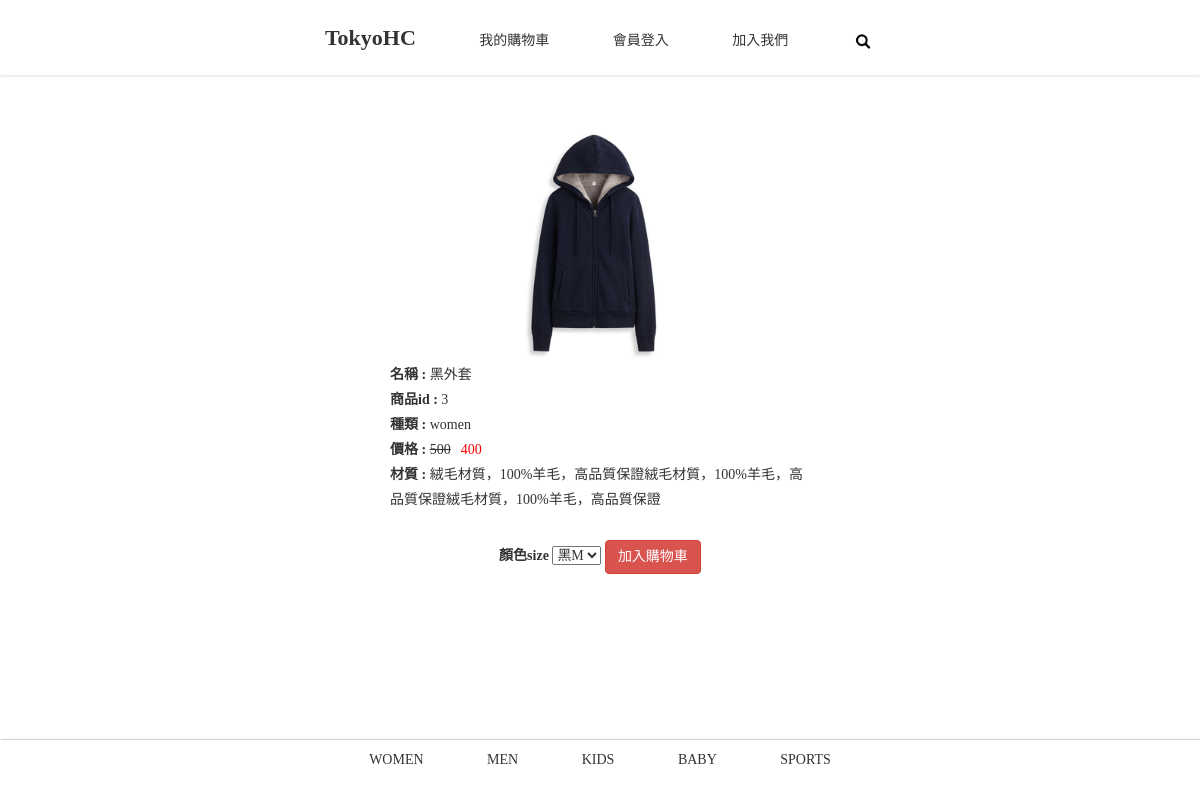
The app's page /commodity/itit/3 with its own data.
### tables this page shows
CREATE TABLE `commodity` (
  `commodity_id` int(11) NOT NULL,
  `cy_type` varchar(10) NOT NULL,
  `name` text NOT NULL,
  `file_name` varchar(100) NOT NULL,
  `discount` int(11) DEFAULT NULL,
  `material` text NOT NULL,
  `price` int(11) NOT NULL
);

### application/controllers/commodity.php (called while the page is built, shortened)
<?php
class commodity extends CI_Controller {
	public function itit($id)
	{
		$commodity = $this->db->query("select * from commodity where commodity_id=?",[$id])->result();
		$commodity_num = $this->db->query("select * from commodity_num A join color B on A.color_id = B.color_id join size C on A.size_id=C.size_id where A.commodity_id=?",[$id])->result();
		$this->load->view('client/header');
		$this->load->view('client/itit',['commodity'=>$commodity[0], 'commodity_num'=>$commodity_num]);
		$this->load->view('client/menu');
	}
}

### index.php (called while the page is built, shortened)
<?php
require_once BASEPATH.'core/CodeIgniter.php';

### application/views/client/itit.php (the view, shortened to what this page needs)
<div id="body">
	<div>
		<center>
			<img src="<?=base_url().'uploads/'.$commodity->file_name?>" height="30%">
		</center>
	</div>
	<div style="padding:0px 30px">
		<div>
			<label>名稱 : </label>
			<?=$commodity->name?>
		</div>
		<div>
			<label>商品id : </label>
			<?=$commodity->commodity_id?>
		</div>
		<div>
			<label>種類 : </label>
			<?=$commodity->cy_type?>
		</div>
		<div>
			<label>價格 : </label>
			<?php
				if($commodity->discount != 10){
					echo "<del>".$commodity->price."</del><font style='color:red;margin-left:10px;'>".(0.1*$commodity->discount*$commodity->price)."</font>";
				}else
					echo $commodity->price;
			?>
		</div>
		<div style="margin-bottom: 30px" >
			<label>材質 : </label>
			<?=$commodity->material?>
		</div>
		<center>
		<form method="post" action="<?=base_url().'commodity/joinmycar/'.$commodity->commodity_id?>" >
			<label>顏色size</label>
			<select name="colorsize">
				<?php
					foreach($commodity_num as $cs){
						echo "<option value='".$cs->num_id."'>".$cs->color_name.$cs->size_name."</option>";
					}
				?>
			</select>
			<button type="submit" class="btn btn-danger">加入購物車</button>
		</form>
		</center>
	</div>
</div>

### application/views/client/header.php (style rules this page uses)
* { font-family: "微軟正黑體"; color:#333; margin:0; padding: 0; }

### application/views/client/itit.php (style rules this page uses)
#body { padding: 0px calc((100% - 480px) / 2); }

### records on screen
commodity: file_name (picture), name "黑外套", commodity_id "3", cy_type "women", price "500", 0.1*$commodity->discount*$commodity->price "400", material "絨毛材質，100%羊毛，高品質保證絨毛材質，100%羊毛，高品質保證絨毛材質，100%羊毛，高品質保證"

### other values on screen
form field colorsize "黑M"
